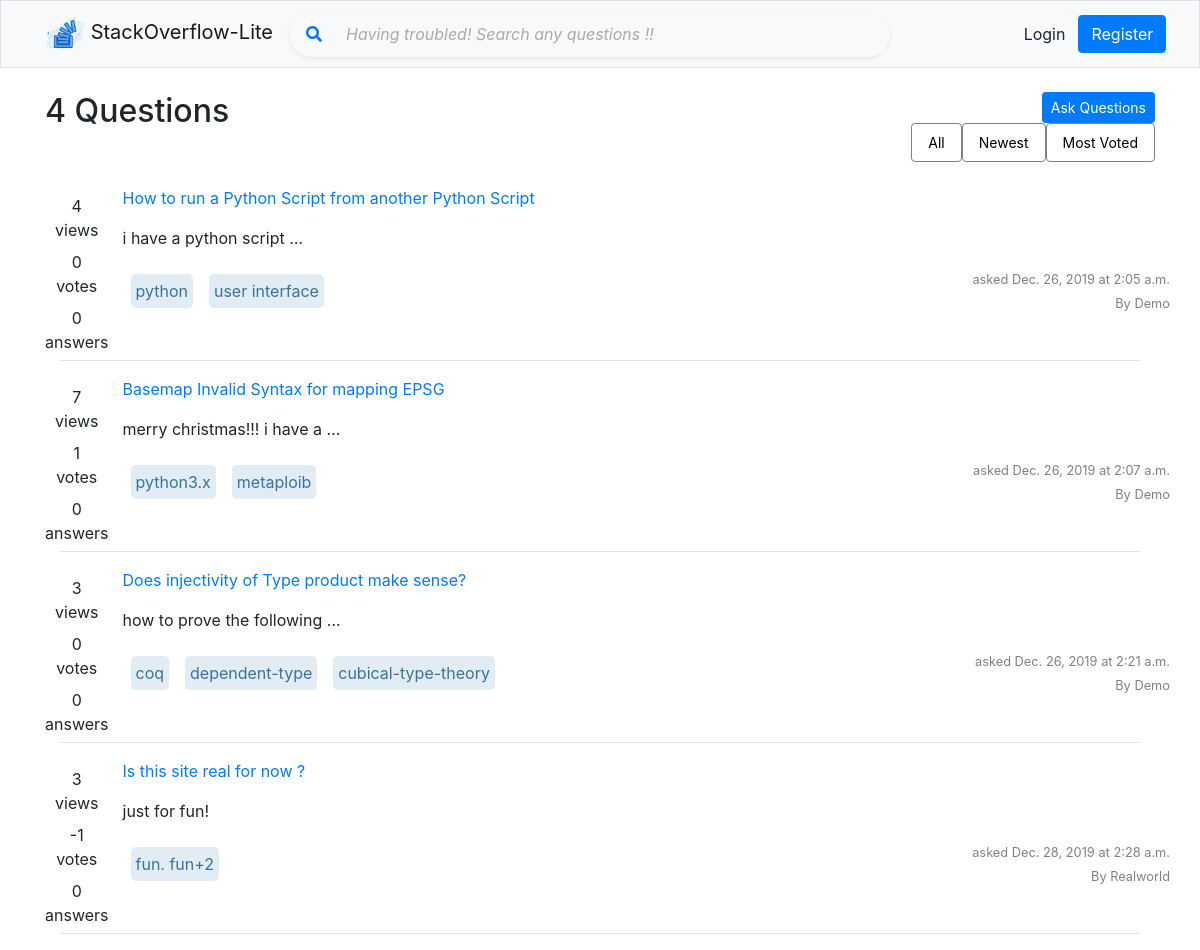
The app's page /, older data.
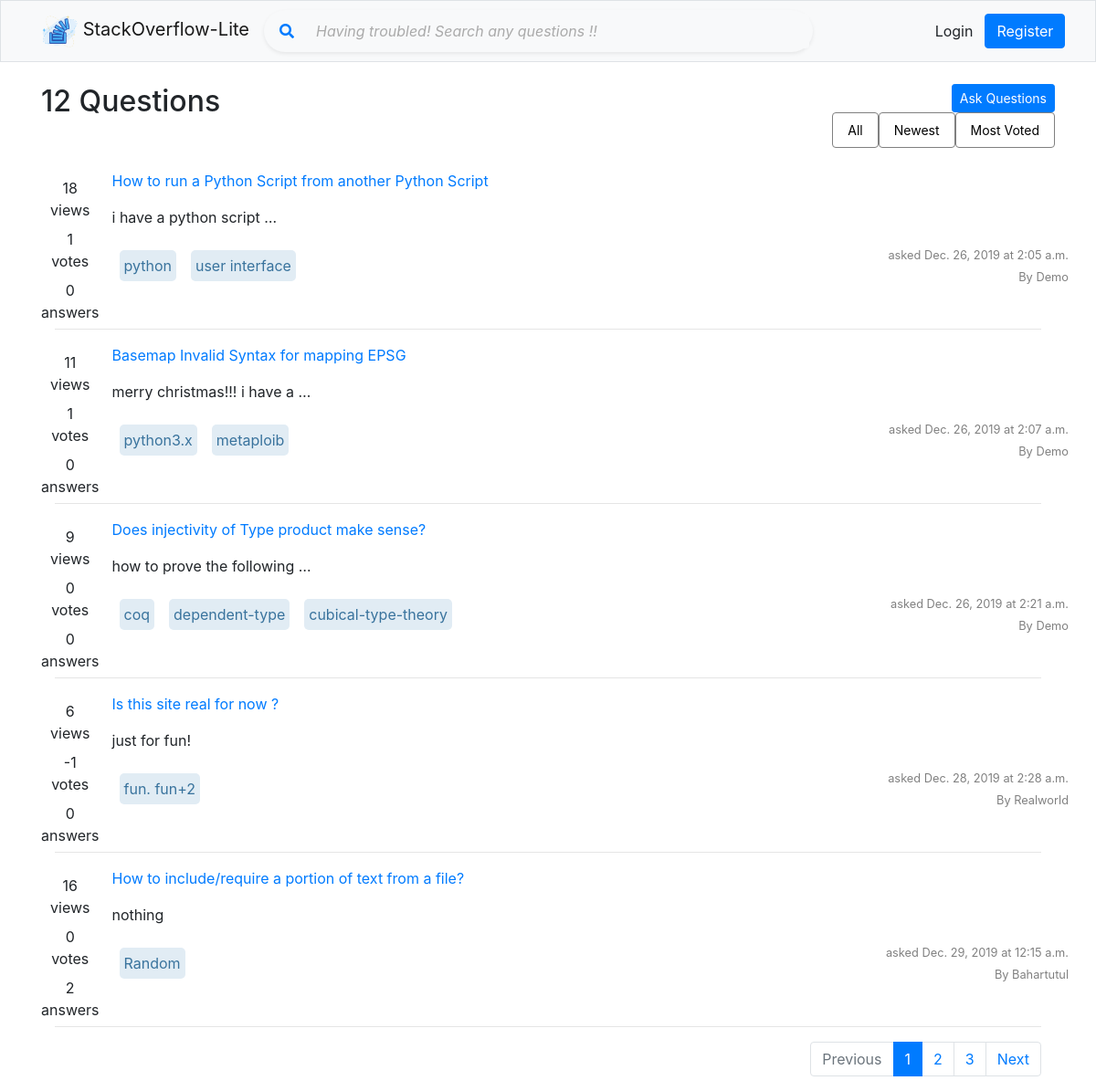
The same page, newer data.
### overflow/models/QuestionModel.py (models this page shows, shortened)
class QuestionModel(models.Model):
    title = models.CharField(max_length=120, unique=True)
    description = RichTextField(null=True)
    tag = models.CharField(max_length=120, null=True)
    views = models.PositiveIntegerField(default=0)
    final_answer_id = models.IntegerField(null=True)
    asked_at = models.DateTimeField(auto_now_add=True)
    modified_on = models.DateTimeField(auto_now=True)
    asked_by = models.ForeignKey(User, null=True, on_delete=models.SET_NULL)
    def tag_split(self):
        if self.tag:
            return self.tag.split(',')
    def answer_count(self):
        return self.am_question.count()
    def get_vote_count(self):
        result = self.qvm_question.aggregate(Sum('vote'))['vote__sum']
        if result:
            return result
        else:
            return 0

### overflow/views/index.py (the view, shortened to what this page needs)
# urls.py: path('', index.index, name='home'),
def index(request):
    question_list = []
    current_page_number = 1
    if request.method == "GET":
        current_page_number = request.GET.get('page', 1)
        question_filter = request.GET.get('query', None)
        if question_filter is None:
            question_list = QuestionModel.objects.all()
    else:
        question_search = request.POST.get('search_bar')
        if question_search is not None:
            question_list = QuestionModel.objects.filter(title__icontains=question_search)
    paginator = Paginator(question_list, pagination_limit())
    try:
        questions = paginator.page(current_page_number)
    except PageNotAnInteger:
        questions = paginator.page(1)
    except EmptyPage:
        questions = paginator.page(paginator.num_pages)
    return render(request, 'overflow/index/index.html', {
        'questions': questions,
        'questions_count': question_list.count()
    })

### overflow/helper.py (called while the page is built)
def pagination_limit():
    return int(5)

### templates/overflow/index/index.html (shortened to what this page needs)
{% extends 'shared/_layout.html' %}
{% load static %}
{% block content %}
    <div class="container mt-4">
        <div class="row">
            <div class="col">
                <div class="col-xs-12">
                    <div class="col-xs-6" style="float: left; margin-right:60%;">
                        <h2>{{ questions_count }} Questions</h2>
                    </div>
                    <div class="col-xs-6" style="float: right;">
                        <a href="{% url 'ask_question' %}" class="btn btn-primary btn-sm">Ask Questions</a>
                    </div>
                </div>
                <div class="col-xs-12" style="float: right;">
                    <nav class="nav nav-pills">
                        <a class="btn-sm btn-outline-secondary nav-link" href="{% url 'home' %}?query=all">All</a>
                        <a class="btn-sm btn-outline-secondary nav-link" href="{% url 'home' %}?query=newest">Newest</a>
                        <a class="btn-sm btn-outline-secondary nav-link" href="{% url 'home' %}?query=most_voted">Most
                            Voted</a>
                    </nav>
                </div>
            </div>
        </div>
        <br>
        <div>
            <div class="col-xl-12">
                {% for question in questions %}
                    <div class="row">
                        <div class="col-xl-1 mb-2">
                            <div style="float: left; height: 150px; text-align: center;">
                                <div class="mt-2">
                                    {{ question.views }} <br>
                                    views
                                </div>
                                <div class="mt-2">
                                    {{ question.get_vote_count }} <br> votes
                                </div>
                                <div class="mt-2">
                                    {{ question.answer_count }} <br> answers
                                </div>
                            </div>
                        </div>
                        <div class="col">
                            <div class="row">
                                <div class="col">
                                    <a href="{% url 'question_detail' question.pk %}">{{ question.title | capfirst }}</a>
                                    <p>{{ question.description | safe | lower | truncatewords:5 }}</p>
                                </div>
                            </div>
                            <div class="row">
                                <div class="col-xl-8">
                                    {% for tag in question.tag_split %}
                                        <p id="tech_tag">
                                            {{ tag }}
                                        </p>
                                    {% endfor %}
                                </div>
                                <div class="col-xl-4 text-right">
                                    <small>asked {{ question.asked_at | date }}
                                        at {{ question.asked_at | time }}</small>
                                    <br>
                                    <small>By {{ question.asked_by | capfirst }} </small>
                                </div>
                            </div>
                        </div>
                    </div>
                    <hr>
                {% endfor %}
            </div>
            <div style="float: right;">
                {% if questions.has_other_pages %}
                    <ul class="pagination">
                        {% if questions.has_previous %}
                            <li class="page-item"><a class="page-link"
                                                     href="?page={{ questions.previous_page_number }}">Previous</a>
                            </li>
                        {% else %}
                            <li class="page-item disabled"><span><a class="page-link">Previous</a></span></li>
                        {% endif %}
                        {% for i in questions.paginator.page_range %}
                            {% if questions.number == i %}
                                <li class="active page-item"><span class="page-link">{{ i }} </span></li>
                            {% else %}
                                <li class="page-item"><a class="page-link" href="?page={{ i }}">{{ i }}</a></li>
                            {% endif %}
                        {% endfor %}
                        {% if questions.has_next %}
                            <li class="page-item"><a class="page-link"
                                                     href="?page={{ questions.next_page_number }}">Next</a></li>
                        {% else %}
                            <li class="page-item disabled"><span><a href="" class="page-link">Next</a></span></li>
                        {% endif %}
                    </ul>
                {% endif %}
            </div>
        </div>
    </div>
{% endblock %}

### templates/shared/_layout.html (shortened to what this page needs)
{% load static %}
<!DOCTYPE html>
<html lang="en">
<head>
    <link rel="stylesheet" href="https://cdnjs.cloudflare.com/ajax/libs/font-awesome/5.11.2/css/all.min.css"
/>
    <link rel="stylesheet" href="{% static 'CSSLibrary/bootstrap.css' %}">
    <link rel="stylesheet"
          href="{% static 'CSSLibrary/highlight.min.css' %}">
    <link rel="stylesheet" href="{% static 'Shared/app.css' %}">
</head>
<body>
{% block body %}
    {% include 'shared/_navbar.html' %}
    <div class="container">
        {% block content %}{% endblock content %}
    </div>
{% endblock body %}
</body>
</html>

### templates/shared/_navbar.html (shortened to what this page needs)
{% load static %}
<nav class="navbar navbar-expand-lg navbar-light bg-light border">
    <div class="container">
        <a href="{% url 'home' %}" class="navbar-brand">
            <img src="{% static 'Images/Icons/logo.png' %}" height="40em" alt="overflow"> StackOverflow-Lite
        </a>
        <div class="collapse navbar-collapse" id="mainMenu">
            <form method="post" action="{% url 'home' %}" class="form-inline my-3 my-lg-0 col-md-10">
                <div class="p-1 bg-light rounded rounded-pill shadow-sm col-md-10">
                    <div class="input-group">
                        <div class="input-group-prepend">
                            <button id="button-addon2" type="submit" class="btn btn-link text-primary">
                                <i class="fa fa-search"></i>
                            </button>
                        </div>
                        <input type="search" id="search_bar" name="search_bar"
                               placeholder="Having troubled! Search any questions !!" aria-describedby="button-addon2"
                               class="form-control border-0 bg-light">
                    </div>
                </div>
            </form>
            {% if user.is_authenticated %}
                <ul class="navbar-nav ml-auto">
                    <li class="nav-item dropdown">
                        <a href="" class="nav-link dropdown-toggle" id="userMenu"
                           data-toggle="dropdown">{{ user.username }}</a>
                        <div class="dropdown-menu dropdown-menu-right" aria-labelledby="userMenu">
                            <a class="dropdown-item" href="{% url 'logout' %}">Log out</a>
                        </div>
                    </li>
                </ul>
            {% else %}
                <a href="{% url 'login' %}" class="btn btn-light">Login</a>
                <a href="{% url 'signup' %}" class="btn btn-primary">Register</a>
            {% endif %}
        </div>
    </div>
</nav>

### static/Shared/app.css (style rules this page uses)
a.nav-link { color: black; border: 1px solid grey; }
#tech_tag { padding: 5px; text-align: center; margin: 8px; background-color: #E1ECF4; border-radius: 5px; float: left; color: #39739d; }
.form-control::placeholder { color: #aaa; font-style: italic; }
small { text-align: center; color: gray; }

Row changes from the older to the newer data that the page shows:
changed QuestionModel "How to run a Python Script from another Python Script": views "4" → "18"; get_vote_count "0" → "1"
changed QuestionModel "Basemap Invalid Syntax for mapping EPSG": views "7" → "11"
changed QuestionModel "Does injectivity of Type product make sense?": views "3" → "9"
changed QuestionModel "Is this site real for now ?": views "3" → "6"
added QuestionModel: views "16", get_vote_count "0", answer_count "2", title "How to include/require a portion of text from a file?", description "nothing", tag_split "Random", asked_at "Dec. 29, 2019", asked_at "12:15 a.m.", asked_by "Bahartutul"
Text that changed along with them:
{{ questions_count }}: "4" → "12"
text now shown: "Previous Next"
new list line: "1"
new list line: "2"
new list line: "3"
